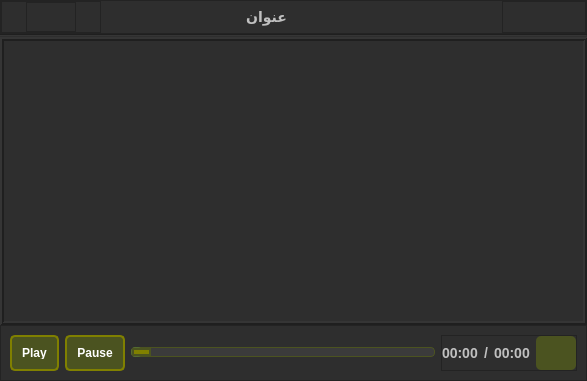
<?xml version="1.0" encoding="UTF-8"?>
<ui version="4.0">
 <class>Form</class>
 <widget class="QWidget" name="Form">
  <property name="geometry">
   <rect>
    <x>0</x>
    <y>0</y>
    <width>587</width>
    <height>381</height>
   </rect>
  </property>
  <property name="windowTitle">
   <string>Form</string>
  </property>
  <property name="styleSheet">
   <string notr="true">
/* Main window background */
QWidget {
    background-color: #2E2E2E; /* Dark gray, resembling a military interface */
}

/* Video widget border and background */
QVideoWidget {
    background-color: #000000; /* Black background for the video */
    border: 2px solid #4B5320; /* Army green border */
    border-radius: 5px;
}

/* Play and Pause buttons */
QPushButton {
    background-color: #4B5320; /* Army green button */
    color: #FFFFFF; /* White text */
    font-weight: bold;
    padding: 10px;
    border-radius: 5px;
    border: 2px solid #808000; /* Olive border */
}

QPushButton:hover {
    background-color: #556B2F; /* Dark olive green on hover */
}

QPushButton:pressed {
    background-color: #6B8E23; /* Light olive green when pressed */
}

/* Video progress slider */
QSlider::groove:horizontal {
    border: 1px solid #4B5320; /* Army green */
    height: 8px;
    background-color: #3B3B3B; /* Dark gray groove */
    border-radius: 4px;
}

QSlider::handle:horizontal {
    background-color: #808000; /* Olive handle */
    border: 2px solid #4B5320;
    width: 15px;
    height: 15px;
    border-radius: 7px;
}

QSlider::handle:horizontal:hover {
    background-color: #556B2F; /* Dark olive green on hover */
}

QSlider::sub-page:horizontal {
    background-color: #556B2F; /* Dark olive green for the part of the slider that indicates progress */
    border-radius: 4px;
}

/* Time label */
QLabel {
    color: #C0C0C0; /* Light gray text for the time label */
    font-family: &quot;Arial&quot;;
    font-size: 14px;
    font-weight: bold;
}

</string>
  </property>
  <layout class="QVBoxLayout" name="verticalLayout">
   <property name="spacing">
    <number>0</number>
   </property>
   <property name="leftMargin">
    <number>0</number>
   </property>
   <property name="topMargin">
    <number>0</number>
   </property>
   <property name="rightMargin">
    <number>0</number>
   </property>
   <property name="bottomMargin">
    <number>0</number>
   </property>
   <item>
    <widget class="QFrame" name="frame_top">
     <property name="minimumSize">
      <size>
       <width>0</width>
       <height>34</height>
      </size>
     </property>
     <property name="maximumSize">
      <size>
       <width>16777215</width>
       <height>34</height>
      </size>
     </property>
     <property name="frameShape">
      <enum>QFrame::StyledPanel</enum>
     </property>
     <property name="frameShadow">
      <enum>QFrame::Raised</enum>
     </property>
     <layout class="QHBoxLayout" name="horizontalLayout">
      <property name="spacing">
       <number>0</number>
      </property>
      <property name="leftMargin">
       <number>0</number>
      </property>
      <property name="topMargin">
       <number>0</number>
      </property>
      <property name="rightMargin">
       <number>0</number>
      </property>
      <property name="bottomMargin">
       <number>0</number>
      </property>
      <item>
       <widget class="QFrame" name="frame_2">
        <property name="minimumSize">
         <size>
          <width>100</width>
          <height>0</height>
         </size>
        </property>
        <property name="maximumSize">
         <size>
          <width>100</width>
          <height>16777215</height>
         </size>
        </property>
        <property name="frameShape">
         <enum>QFrame::StyledPanel</enum>
        </property>
        <property name="frameShadow">
         <enum>QFrame::Raised</enum>
        </property>
        <layout class="QHBoxLayout" name="horizontalLayout_4">
         <property name="spacing">
          <number>0</number>
         </property>
         <property name="leftMargin">
          <number>0</number>
         </property>
         <property name="topMargin">
          <number>0</number>
         </property>
         <property name="rightMargin">
          <number>0</number>
         </property>
         <property name="bottomMargin">
          <number>0</number>
         </property>
         <item>
          <widget class="QGraphicsView" name="graphicsView">
           <property name="maximumSize">
            <size>
             <width>50</width>
             <height>50</height>
            </size>
           </property>
          </widget>
         </item>
        </layout>
       </widget>
      </item>
      <item>
       <spacer name="horizontalSpacer_2">
        <property name="orientation">
         <enum>Qt::Horizontal</enum>
        </property>
        <property name="sizeHint" stdset="0">
         <size>
          <width>40</width>
          <height>20</height>
         </size>
        </property>
       </spacer>
      </item>
      <item>
       <widget class="QLabel" name="label_title">
        <property name="text">
         <string>عنوان</string>
        </property>
       </widget>
      </item>
      <item>
       <spacer name="horizontalSpacer">
        <property name="orientation">
         <enum>Qt::Horizontal</enum>
        </property>
        <property name="sizeHint" stdset="0">
         <size>
          <width>40</width>
          <height>20</height>
         </size>
        </property>
       </spacer>
      </item>
      <item>
       <spacer name="horizontalSpacer_3">
        <property name="orientation">
         <enum>Qt::Horizontal</enum>
        </property>
        <property name="sizeType">
         <enum>QSizePolicy::Fixed</enum>
        </property>
        <property name="sizeHint" stdset="0">
         <size>
          <width>70</width>
          <height>20</height>
         </size>
        </property>
       </spacer>
      </item>
      <item>
       <widget class="QFrame" name="frame">
        <property name="frameShape">
         <enum>QFrame::StyledPanel</enum>
        </property>
        <property name="frameShadow">
         <enum>QFrame::Raised</enum>
        </property>
        <layout class="QHBoxLayout" name="horizontalLayout_5">
         <property name="spacing">
          <number>0</number>
         </property>
         <property name="leftMargin">
          <number>0</number>
         </property>
         <property name="topMargin">
          <number>0</number>
         </property>
         <property name="rightMargin">
          <number>0</number>
         </property>
         <property name="bottomMargin">
          <number>0</number>
         </property>
         <item>
          <widget class="QPushButton" name="btn_maximize">
           <property name="cursor">
            <cursorShape>PointingHandCursor</cursorShape>
           </property>
           <property name="styleSheet">
            <string notr="true">background-color:transparent;
border:None;</string>
           </property>
           <property name="text">
            <string/>
           </property>
           <property name="icon">
            <iconset resource="Assets/assets.qrc">
             <normaloff>:/asstets/icons/help_icon.png</normaloff>:/asstets/icons/help_icon.png</iconset>
           </property>
           <property name="iconSize">
            <size>
             <width>30</width>
             <height>30</height>
            </size>
           </property>
          </widget>
         </item>
         <item>
          <widget class="QPushButton" name="btn_close">
           <property name="maximumSize">
            <size>
             <width>30</width>
             <height>16777215</height>
            </size>
           </property>
           <property name="cursor">
            <cursorShape>PointingHandCursor</cursorShape>
           </property>
           <property name="styleSheet">
            <string notr="true">background-color:transparent;
border:None;</string>
           </property>
           <property name="text">
            <string/>
           </property>
           <property name="icon">
            <iconset resource="Assets/assets.qrc">
             <normaloff>:/asstets/icons/close_icon.png</normaloff>:/asstets/icons/close_icon.png</iconset>
           </property>
           <property name="iconSize">
            <size>
             <width>30</width>
             <height>30</height>
            </size>
           </property>
          </widget>
         </item>
        </layout>
       </widget>
      </item>
     </layout>
    </widget>
   </item>
   <item>
    <widget class="Line" name="line">
     <property name="orientation">
      <enum>Qt::Horizontal</enum>
     </property>
    </widget>
   </item>
   <item>
    <widget class="QFrame" name="frame_video">
     <property name="font">
      <font>
       <pointsize>12</pointsize>
      </font>
     </property>
     <property name="frameShape">
      <enum>QFrame::Box</enum>
     </property>
     <property name="frameShadow">
      <enum>QFrame::Raised</enum>
     </property>
     <property name="lineWidth">
      <number>2</number>
     </property>
    </widget>
   </item>
   <item>
    <widget class="QFrame" name="frame_3">
     <property name="maximumSize">
      <size>
       <width>16777215</width>
       <height>56</height>
      </size>
     </property>
     <property name="frameShape">
      <enum>QFrame::StyledPanel</enum>
     </property>
     <property name="frameShadow">
      <enum>QFrame::Raised</enum>
     </property>
     <layout class="QHBoxLayout" name="horizontalLayout_3">
      <item>
       <widget class="QPushButton" name="play_button">
        <property name="enabled">
         <bool>true</bool>
        </property>
        <property name="cursor">
         <cursorShape>PointingHandCursor</cursorShape>
        </property>
        <property name="text">
         <string>Play</string>
        </property>
        <property name="icon">
         <iconset>
          <normaloff>:/icons/icons/play (1).png</normaloff>:/icons/icons/play (1).png</iconset>
        </property>
       </widget>
      </item>
      <item>
       <widget class="QPushButton" name="pause_button">
        <property name="cursor">
         <cursorShape>PointingHandCursor</cursorShape>
        </property>
        <property name="text">
         <string>Pause</string>
        </property>
        <property name="icon">
         <iconset>
          <normaloff>:/icons/icons/circle.png</normaloff>:/icons/icons/circle.png</iconset>
        </property>
       </widget>
      </item>
      <item>
       <widget class="QSlider" name="video_slider">
        <property name="cursor">
         <cursorShape>PointingHandCursor</cursorShape>
        </property>
        <property name="orientation">
         <enum>Qt::Horizontal</enum>
        </property>
       </widget>
      </item>
      <item>
       <widget class="QFrame" name="frame_4">
        <property name="frameShape">
         <enum>QFrame::StyledPanel</enum>
        </property>
        <property name="frameShadow">
         <enum>QFrame::Raised</enum>
        </property>
        <layout class="QHBoxLayout" name="horizontalLayout_2">
         <property name="leftMargin">
          <number>0</number>
         </property>
         <property name="topMargin">
          <number>0</number>
         </property>
         <property name="rightMargin">
          <number>0</number>
         </property>
         <property name="bottomMargin">
          <number>0</number>
         </property>
         <item>
          <widget class="QLabel" name="elapssed_time">
           <property name="text">
            <string>00:00</string>
           </property>
          </widget>
         </item>
         <item>
          <widget class="QLabel" name="label">
           <property name="text">
            <string>/</string>
           </property>
          </widget>
         </item>
         <item>
          <widget class="QLabel" name="duration_time">
           <property name="text">
            <string>00:00</string>
           </property>
          </widget>
         </item>
         <item>
          <widget class="QPushButton" name="btn_fullscreen">
           <property name="minimumSize">
            <size>
             <width>30</width>
             <height>0</height>
            </size>
           </property>
           <property name="maximumSize">
            <size>
             <width>40</width>
             <height>16777215</height>
            </size>
           </property>
           <property name="cursor">
            <cursorShape>PointingHandCursor</cursorShape>
           </property>
           <property name="styleSheet">
            <string notr="true">border:none;</string>
           </property>
           <property name="text">
            <string/>
           </property>
           <property name="icon">
            <iconset>
             <normaloff>:/icons/icons/maximize-size.png</normaloff>:/icons/icons/maximize-size.png</iconset>
           </property>
           <property name="iconSize">
            <size>
             <width>28</width>
             <height>29</height>
            </size>
           </property>
          </widget>
         </item>
        </layout>
       </widget>
      </item>
     </layout>
    </widget>
   </item>
  </layout>
 </widget>
 <resources>
  <include location="Assets/assets.qrc"/>
  <include location="../assets.qrc"/>
 </resources>
 <connections/>
</ui>
